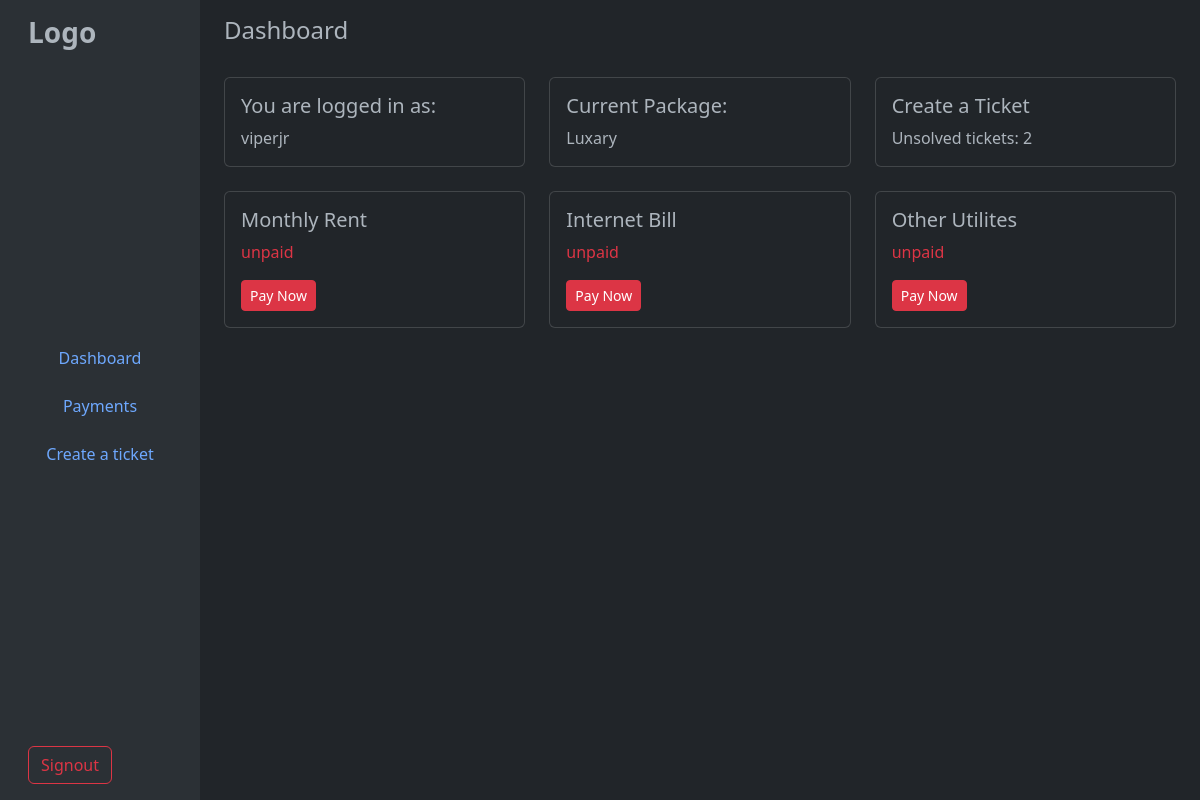
The app's page /customer (signed in), older data.
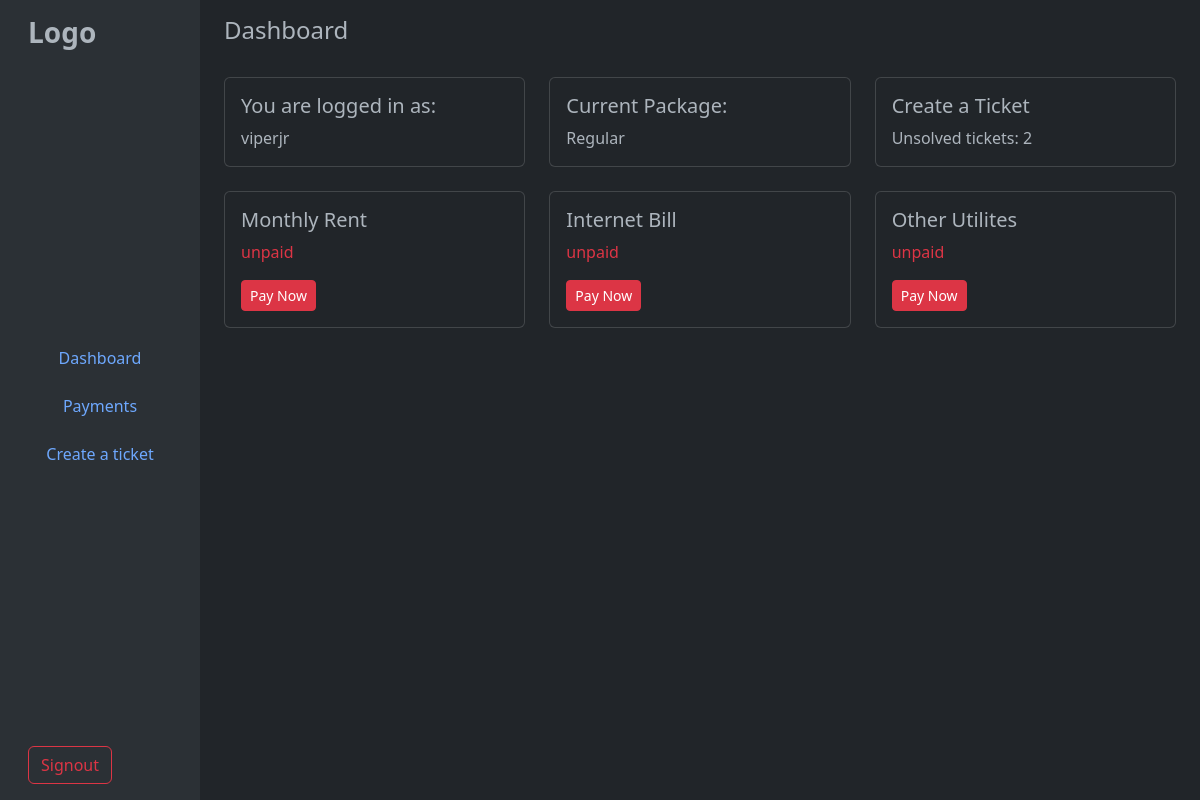
The same page, newer data.
### tables this page shows
CREATE TABLE Rooms (
    roomID INTEGER PRIMARY KEY AUTOINCREMENT,
    roomName TEXT NOT NULL,
    "type" TEXT,
    status TEXT NOT NULL);

CREATE TABLE "Payments" (
	"paymentID"	INTEGER,
	"tenantID"	INTEGER NOT NULL,
	"payment"	INT,
	"status"	TEXT NOT NULL,
	"transactionID"	TEXT NOT NULL, `month` TEXT, `amount` TEXT, `type` TEXT,
	PRIMARY KEY("paymentID" AUTOINCREMENT),
	FOREIGN KEY("payment") REFERENCES "Bills"("billID"),
	FOREIGN KEY("tenantID") REFERENCES "Tenants"("tenantID")
);

### app.py (the view)
@app.route('/customer')
def customer():
    userID = session['id']
    data = {'username': session['user'],'package':getPackage(userID),'bill': getBillStatus(userID),'internetbill':getInternetBillStatus(userID), 'utilitybill': getUtilityBillStatus(userID), 'ticketCount':getTicketCount(userID)}
    return render_template('customer.html', data=data)

### database/user.py (called while the page is built)
def dbConnect():
    return sqlite3.connect('database/main.db')

def getTicketCount(tenantID):
    connection = dbConnect()
    cursor = connection.cursor()
    cursor.execute(f"SELECT COUNT(*) FROM Tickets WHERE tenantID='{tenantID}' and status='Open'")
    result = cursor.fetchall()[0][0]
    connection.close()
    return result

def getPackage(tenantID):
    connection = dbConnect()
    cursor = connection.cursor()
    cursor.execute(f"SELECT roomID FROM Tenants WHERE userID='{tenantID}'")
    roomID = cursor.fetchall()[0][0]
    cursor.execute(f"SELECT type FROM Rooms WHERE roomID='{roomID}'")
    result = cursor.fetchall()[0][0]
    connection.close()
    return result

def getBillStatus(userID):
    connection = dbConnect()
    cursor = connection.cursor()
    cursor.execute(f"SELECT tenantID FROM Tenants WHERE userID='{userID}'")
    tenantID = cursor.fetchone()[0]
    cursor.execute(f"SELECT status FROM Payments WHERE (status='unpaid' OR status='unverified') AND month='{strftime('%Y-%m')}' AND type='rent' AND tenantID='{tenantID}'")
    result = cursor.fetchall()
    connection.close()
    if len(result)==0:
        return False
    else:
        return result[0][0]

def getInternetBillStatus(userID):
    connection = dbConnect()
    cursor = connection.cursor()
    cursor.execute(f"SELECT tenantID FROM Tenants WHERE userID='{userID}'")
    tenantID = cursor.fetchone()[0]
    cursor.execute(f"SELECT status FROM Payments WHERE (status='unpaid' OR status='unverified') AND month='{strftime('%Y-%m')}' AND type='internet' AND tenantID='{tenantID}'")
    result = cursor.fetchall()
    connection.close()
    if len(result)==0:
        return False
    else:
        return result[0][0]

def getUtilityBillStatus(userID):
    connection = dbConnect()
    cursor = connection.cursor()
    cursor.execute(f"SELECT tenantID FROM Tenants WHERE userID='{userID}'")
    tenantID = cursor.fetchone()[0]
    cursor.execute(f"SELECT status FROM Payments WHERE (status='unpaid' OR status='unverified') AND month='{strftime('%Y-%m')}' AND type='utility' AND tenantID='{tenantID}'")
    result = cursor.fetchall()
    connection.close()
    if len(result)==0:
        return False
    else:
        return result[0][0]

### templates/customer.html (shortened to what this page needs)
{% extends "cusbase.html" %}
{% block content %}
<main class="col-md-9 ms-sm-auto col-lg-10 px-md-4">
  <div class="d-flex justify-content-between flex-wrap flex-md-nowrap align-items-center pt-3 pb-2 mb-3">
    <h1 class="h4">Dashboard</h1>
  </div>
  <div class="row row-cols-1 row-cols-md-3 g-4">
    <div class="col">
      <div class="card p-3">
        <h5 class="card-title">You are logged in as:</h5>
        <p class="card-text">{{data['username']}}</p>
      </div>
    </div>
    <div class="col">
      <div class="card p-3">
        <h5 class="card-title">Current Package:</h5>
        <p class="card-text">{{data['package']}}</p>
      </div>
    </div>
    <div class="col">
      <div class="card p-3">
        <h5 class="card-title">Create a Ticket</h5>
        <p class="card-text">Unsolved tickets: {{data['ticketCount']}}</p>
      </div>
    </div>
    <div class="col">
      <div class="card p-3">
        <h5 class="card-title">Monthly Rent</h5>
        {% if data['bill'] %}
        <p class="card-text text-danger">{{data['bill']}}</p>
        <div>
          <a class="btn btn-danger btn-sm" type="button" href="/paybill" style="width: auto;">Pay Now</a>
        </div>
        {% endif %}
      </div>
    </div>
    <div class="col">
      <div class="card p-3">
        <h5 class="card-title">Internet Bill</h5>
        {% if data['internetbill'] %}
        <p class="card-text text-danger">{{data['internetbill']}}</p>
        <div>
          <a class="btn btn-danger btn-sm" type="button" href="/paybill" style="width: auto;">Pay Now</a>
        </div>
        {% endif %}
      </div>
    </div>
    <div class="col">
      <div class="card p-3">
        <h5 class="card-title">Other Utilites</h5>
        {% if data['utilitybill'] %}
        <p class="card-text text-danger">{{data['utilitybill']}}</p>
        <div>
          <a class="btn btn-danger btn-sm" type="button" href="/paybill" style="width: auto;">Pay Now</a>
        </div>
        {% endif %}
      </div>
    </div>
</main>
{% endblock %}

### templates/cusbase.html (shortened to what this page needs)
{% extends "base.html" %}
{% block nav %}
<div class="container-fluid">
    <div class="row">
      <nav class="col-md-3 col-lg-2 d-md-block bg-body-tertiary sidebar">
        <div class="d-flex flex-column flex-wrap justify-content-between vh-100 p-3">
            <div class="logo-section">
                <h3 class="fw-bold mb-4">Logo</h3>
            </div>
            <div class="link-section">
                <ul class="nav flex-column justify-content-center">
                    <li class="nav-item mb-2">
                    <a class="nav-link btn btn-outline-secondary w-100" href="/customer">Dashboard</a>
                    </li>
                    <li class="nav-item mb-2">
                    <a class="nav-link btn btn-outline-secondary w-100" href="#">Payments</a>
                    </li>
                    <li class="nav-item mb-2">
                    <a class="nav-link btn btn-outline-secondary w-100" href="/ticket">Create a ticket</a>
                    </li>
                </ul>
            </div>
            <div class="signout">
                <a type="button" href="/logout" class="btn btn-outline-danger">Signout</a>
            </div>
        </div>
      </nav>
      {% block content %}
      {% endblock %}
    </div>
</div>
{% endblock %}

### templates/base.html (shortened to what this page needs)
<!DOCTYPE html>
<html lang="en" data-bs-theme="dark">
<head>
    <link href="https://cdn.jsdelivr.net/npm/bootstrap@5.3.0-alpha3/dist/css/bootstrap.min.css" rel="stylesheet">
</head>
<body>
    {% block nav %}
    {% endblock %}
</body>
</html>

Row changes from the older to the newer data that the page shows:
no longer on this page (row edited): Rooms: package "Luxary"
now on this page (row edited): Rooms: package "Regular"
